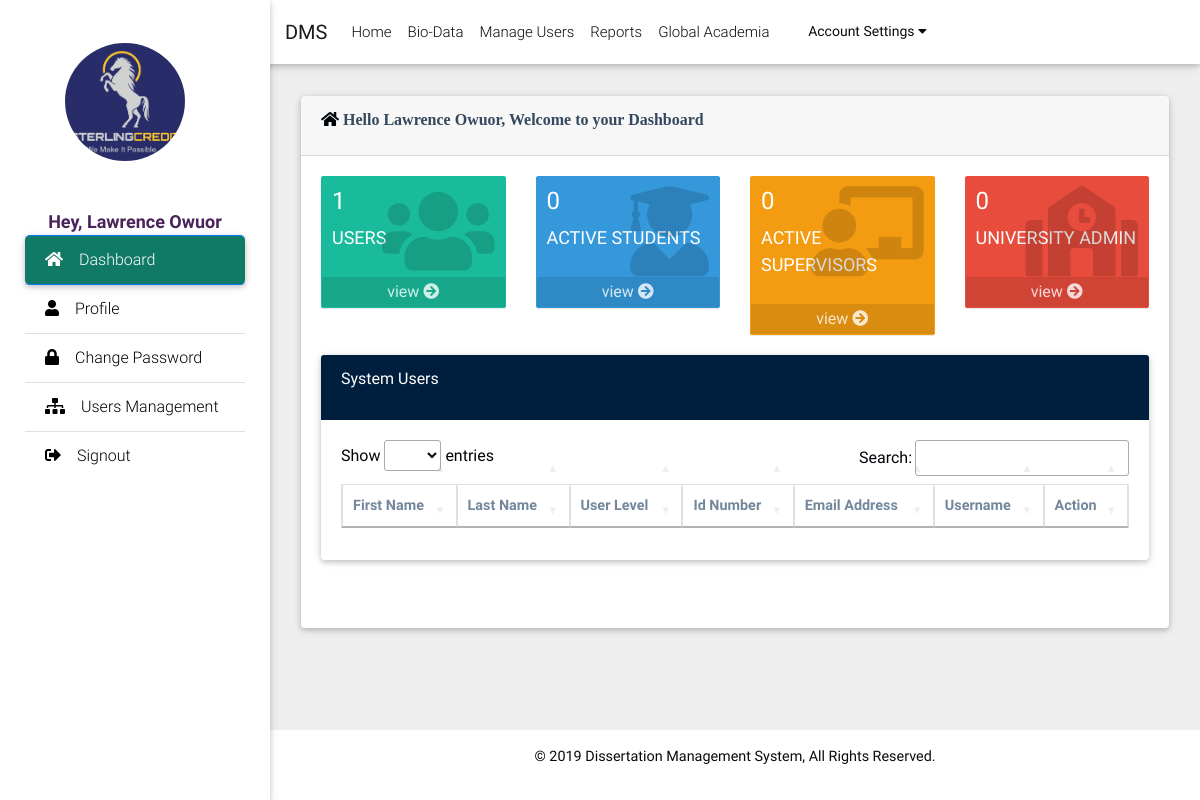
The page / (signed in) on the database its author committed.
### tables this page shows
CREATE TABLE IF NOT EXISTS `d_users_primary` (
  `uid` int(5) NOT NULL AUTO_INCREMENT,
  `u_code` varchar(20) DEFAULT NULL,
  `title` int(2) DEFAULT NULL,
  `profile_upload` varchar(105) DEFAULT NULL,
  `first_name` varchar(50) DEFAULT NULL,
  `last_name` varchar(50) DEFAULT NULL,
  `national_id` varchar(30) DEFAULT NULL,
  `gender` int(1) DEFAULT NULL COMMENT '0-Unspecified, 1-Male, 2-Female ',
  `primary_phone` varchar(20) NOT NULL,
  `primary_email` varchar(85) NOT NULL,
  `user_name` varchar(50) NOT NULL,
  `Reg_No` varchar(50) DEFAULT NULL,
  `supervisor_id` int(11) DEFAULT '0',
  `user_group` int(2) NOT NULL,
  `pass` varchar(245) NOT NULL,
  `registerDate` datetime DEFAULT NULL,
  `added_by` int(10) DEFAULT NULL,
  `status` int(1) DEFAULT NULL,
  `topic_id` int(50) DEFAULT '0',
  `progress_stage` int(11) DEFAULT '0',
  `pass_change` tinyint(1) DEFAULT '0',
  PRIMARY KEY (`uid`),
  UNIQUE KEY `primary_phone_UNIQUE` (`primary_phone`) USING BTREE,
  UNIQUE KEY `UNIQUE_username` (`user_name`) USING BTREE,
  UNIQUE KEY `UNIQUE_email` (`primary_email`) USING BTREE,
  UNIQUE KEY `UNIQUE_uid` (`uid`),
  UNIQUE KEY `UNIQUE_nationalId` (`national_id`) USING BTREE
);

### includes/func.php (called while the page is built, shortened)
<?php
$emyid = $_SESSION['dms_'];
$myid = decurl($emyid);
function profile($sid)
{
  $rid = decurl($sid);
  $d = fetchonerow('d_users_primary', "uid='$rid'");
  $fname = $d['first_name'];
  $lname = $d['last_name'];
  return $fname . ' ' . $lname;
}
function usergroup($sid)
{
  $rid = decurl($sid);
  $d = fetchonerow('d_users_primary', "uid='$rid'");
  $u_group = $d['user_group'];
  return $u_group;
}
function usergroup_name($sid)
{
  $rid = usergroup($sid);
  $d = fetchonerow('d_user_groups', "uid='$rid'");
  $u_group_name = $d['group_name'];
  return $u_group_name;
}
function fetchrow($table, $where, $name)
{
  global $con;
  $query = "SELECT $name FROM $table WHERE ($where)";
  $result = mysqli_query($con, $query);
  $row = mysqli_fetch_array($result);
  $attrequired = $row[$name];
  return $attrequired;
}
function fetchonerow($table, $where, $fds = '*')
{
  global $con;
  $query = "SELECT $fds FROM $table WHERE ($where)";
  $result = mysqli_query($con, $query);
  $roww = mysqli_fetch_array($result);
  return $roww;
}
function decurl($id)
{
  $originalId = $id / 1321;
  return $originalId;
}
function countotal($table, $where, $fds = '*')
{
  global $con;
  $query = "SELECT $fds FROM $table WHERE $where";
  $result = mysqli_query($con, $query);
  $totalrows = mysqli_num_rows($result);
  return $totalrows;
}

### index.php (the view, shortened to what this page needs)
<?php
include_once 'session.php';
?>
<!DOCTYPE html>
<html>
<head>
</head>
<body class="grey lighten-3">
  <?php
  include_once 'header.php';
  include_once 'includes/func.php';
  ?>
  <main class="pt-5 mx-lg-3">
    <div class="container-fluid mt-5">
      <div class="row wow">
        <div class="col-md-12 mb-4">
          <div class="card">
            <div class="card-header">
              <?php
              echo "<p class=\"fa fa-home text-left\"> <span class=\"dark\" style=\"font-size:16px;\"> Hello $user, Welcome to your Dashboard</span></p>";
              ?>
            </div>
            <div class="card-body">
              <?php
              if ($ugroup == 1) {
                include_once 'resources/admin-dashboard.php';
              } elseif ($ugroup == 2) {
                include_once 'resources/student_homepage.php';
              } elseif ($ugroup == 3) {
                include_once 'resources/supervisor_homepage.php';
              } elseif ($ugroup == 4) {
                include_once 'resources/uni_adminPanel.php';
              }
              ?>
            </div>
          </div>
        </div>
      </div>
    </div>
  </main>
  <?php include_once 'footer.php'; ?>
  <link rel="stylesheet" href="https://cdn.datatables.net/1.10.19/css/jquery.dataTables.min.css" />
</body>
</html>

### header.php (shortened to what this page needs)
<?php
require_once 'includes/conn.inc';
require_once 'includes/func.php';
$ugroup = usergroup($_SESSION['dms_']);
$user = profile($_SESSION['dms_']);
$groupName = usergroup_name($_SESSION['dms_']);
?>
<link rel="stylesheet" href="https://use.fontawesome.com/releases/v5.8.2/css/all.css">
<link rel="stylesheet" href="plugins/bootstrap-wysihtml5/bootstrap3-wysihtml5.min.css">
<link href="css/bootstrap.min.css" rel="stylesheet">
<link href="css/mdb.min.css" rel="stylesheet">
<link href="css/style.min.css" rel="stylesheet">
<link href="css/layout.css" rel="stylesheet">
<body class="grey lighten-3">
  <header>
    <nav class="navbar fixed-top navbar-expand-md navbar-light bg-dms scrolling-navbar">
      <div class="container-fluid">
        <a class="navbar-brand waves-effect" href="index">
          <strong>DMS</strong>
        </a>
        <div class="collapse navbar-collapse" id="navbarSupportedContent">
          <ul class="navbar-nav mr-auto" style="font-weight:300">
            <?php
            if ($ugroup == 2) {
              ?>
              <li class="nav-item <?php echo $home_current; ?>">
                <a class="nav-link waves-effect" href="index">Home</a>
              </li>
              <li class="nav-item <?php echo $home_bio; ?>">
                <a class="nav-link waves-effect" href="update_bio">Bio-Data</a>
              </li>
              <li class="nav-item <?php echo $home_reg; ?>">
                <a class="nav-link waves-effect" href="register">Topic-Registration</a>
              </li>
              <li class="nav-item <?php echo $home_gac; ?>">
                <a class="nav-link waves-effect" href="global_academia">Global Academia</a>
              </li>
            <?php
            } elseif ($ugroup == 1) {
              ?>
              <li class="nav-item <?php echo $home_current; ?>">
                <a class="nav-link waves-effect" href="index">Home</a>
              </li>
              <li class="nav-item <?php echo $home_bio; ?>">
                <a class="nav-link waves-effect" href="update_bio">Bio-Data</a>
              </li>
              <li class="nav-item <?php echo $home_users; ?>">
                <a class="nav-link waves-effect" href="settings">Manage Users</a>
              </li>
              <li class="nav-item <?php echo $home_rep; ?>">
                <a class="nav-link waves-effect" href="details?reports">Reports</a>
              </li>
              <li class="nav-item <?php echo $home_gac; ?>">
                <a class="nav-link waves-effect" href="global_academia">Global Academia</a>
              </li>
            <?php
            }
            ?>
            <li class="dropdown nav-item pull-right" style="float:right">
              <button class="dropbtn nav-link">Account Settings
                <i class="fa fa-caret-down"></i>
              </button>
            </li>
          </ul>
        </div>
      </div>
    </nav>
    <div class="sidebar-fixed position-fixed  bg-white">
      <a class="logo-wrapper waves-effect">
        <?php
        $passport = fetchrow('d_users_primary', "uid='$myid'", "profile_upload");
        if ($passport == null) {
          $passport_image = "images/avatar.png";
        } else {
          $passport_image = "faces/$passport";
        }
        echo '<img src="' . $passport_image . '" class="user_image" title="' . $groupName . '"/>';
        ?>
      </a>
      <span>
        <center style="color:#4a235a ;font-weight:bold;font-size:18px"><?php echo 'Hey, ' . $user; ?></center>
      </span>
      <div class="list-group list-group-flush">
        <a href="index" class="list-group-item active waves-effect" style="background-color: rgb( 17, 122, 101);color: #ffff">
          <i class="fas fa-home mr-3"></i>Dashboard
        </a>
        <a href="profile" class="list-group-item  waves-effect <?php echo $home_profile; ?>" style="color:black;">
          <i class="fas fa-user mr-3"></i>Profile</a>
        <a href="change_pass" class="list-group-item waves-effect <?php echo $home_pass; ?>" style="color:black;">
          <i class="fas fa-lock mr-3"></i>Change Password</a>
        <?php
        if ($ugroup == 1) {
          ?>
          <a href="settings" class="list-group-item waves-effect <?php echo $home_users; ?>" style="color:black;">
            <i class="fas fa-sitemap mr-3"></i>Users Management</a>
        <?php
        }
        ?>
        <a href="login?logout" class="list-group-item waves-effect" style="color:black;">
          <i class="fas fa-sign-out-alt mr-3"></i>Signout</a>
      </div>
    </div>
  </header>

### resources/admin-dashboard.php (shortened to what this page needs)
<?php
$total_users = countotal('d_users_primary', "uid>0 AND status in (1,2,3,4)");
$total_students = countotal('d_users_primary', "uid>0 AND status='1' AND user_group='2'");
$total_supervisors = countotal('d_users_primary', "uid>0 AND status='1' AND user_group='3'");
$total_admin = countotal('d_users_primary', "uid>0 AND status='1' AND user_group='4'");
?>
<div class="row">
  <div class="col-md-3 col-sm-6 col-xs-12">
    <div class="small-box bg-green">
      <div class="inner">
        <h4> <?php echo $total_users; ?></h4>
        <p style="font-size: 18px">USERS</p>
      </div>
      <div class="icon">
        <i class="fa fa-users"></i>
      </div>
      <a href="settings" class="small-box-footer">view <i class="fa fa-arrow-circle-right"></i></a>
    </div>
  </div>
  <div class="col-md-3 col-sm-6 col-xs-12">
    <div class="small-box bg-blue">
      <div class="inner">
        <h4> <?php echo $total_students; ?></h4>
        <p style="font-size: 18px">ACTIVE STUDENTS</p>
      </div>
      <div class="icon">
        <i class="fas fa-user-graduate"></i>
      </div>
      <a href="details?studentUsers" class="small-box-footer">view <i class="fa fa-arrow-circle-right"></i></a>
    </div>
  </div>
  <div class="col-md-3 col-sm-6 col-xs-12">
    <div class="small-box bg-orange">
      <div class="inner">
        <h4> <?php echo $total_supervisors; ?></h4>
        <p style="font-size: 18px">ACTIVE SUPERVISORS</p>
      </div>
      <div class="icon">
        <i class="fas fa-chalkboard-teacher"></i>
      </div>
      <a href="details?supervisorUsers" class="small-box-footer">view <i class="fa fa-arrow-circle-right"></i></a>
    </div>
  </div>
  <div class="col-md-3 col-sm-6 col-xs-12">
    <div class="small-box bg-red">
      <div class="inner">
        <h4> <?php echo $total_admin; ?></h4>
        <p style="font-size: 18px">UNIVERSITY ADMIN</p>
      </div>
      <div class="icon">
        <i class="fas fa-school"></i>
      </div>
      <a href="details?adminUsers" class="small-box-footer">view <i class="fa fa-arrow-circle-right"></i></a>
    </div>
  </div>
</div>
<div class="row">
  <div class="col-md-12 mb-4">
    <div class="card">
      <div class="card-header bg-navy text-white">
        <p>System Users&emsp;</p>
      </div>
      <div class="card-body box-body">
        <table id="user_table" class="table table-bordered table-hover display table-responsive-lg">
          <thead class="bg-white">
            <tr>
              <th>First Name </th>
              <th>Last Name</th>
              <th>User Level</th>
              <th>Id Number</th>
              <th>Email Address</th>
              <th>Username</th>
              <th>Action</th>
            </tr>
          </thead>
        </table>
      </div>
    </div>
  </div>
</div>
<br />

### footer.php (shortened to what this page needs)
<footer class="page-footer text-center font-small darken-2 mt-4 wow fadeIn bg-dms">
  <div class="footer-copyright py-3">
    <p class="copyright"><strong>&copy;
        Dissertation Management System, All Rights Reserved.</strong>
    </p>
  </div>
</footer>

### css/layout.css (style rules this page uses)
.dropdown { float: left; overflow: show; }
.dropdown .dropbtn { font-size: 14px; border: none; outline: none; background-color: inherit; font-family: inherit; margin: 0; min-width: 180px; }
.box-body { overflow-x: scroll; margin-bottom: 0; min-width: 50%; }
.small-box { border-radius: 2px; position: relative; display: block; margin-bottom: 20px; box-shadow: 0 1px 1px rgba(0, 0, 0, 0.1) }
.small-box>.inner { padding: 10px }
.small-box>.small-box-footer { position: relative; text-align: center; padding: 3px 0; color: #fff; color: rgba(255, 255, 255, 0.8); display: block; z-index: 10; background: rgba(0, 0, 0, 0.1); text-decoration: none }
.small-box p { font-size: 15px }
.small-box h3, .small-box p { z-index: 5 }
.small-box .icon { -webkit-transition: all .3s linear; -o-transition: all .3s linear; transition: all .3s linear; position: absolute; top: -10px; right: 10px; z-index: 0; font-size: 90px; color: rgba(0, 0, 0, 0.15) }
.bg-navy { background-color: #001f3f !important }
.bg-orange { background-color: #ff851b !important }
.dark { color: #34495E }
.bg-white { background: #fff !important; border: 1px solid #fff !important; color: #73879C }
.bg-green { background: #1ABB9C !important; border: 1px solid #1ABB9C !important; color: #fff }
.bg-red { background: #E74C3C !important; border: 1px solid #E74C3C !important; color: #fff }
.bg-blue { background: #3498DB !important; border: 1px solid #3498DB !important; color: #fff }
.bg-orange { background: #F39C12 !important; border: 1px solid #F39C12 !important; color: #fff }
.bg-dms { background-color: #fff; color: #0a0a0a }

### rows shown on the page
d_users_primary: profile_upload (picture), user "Lawrence Owuor"

### other values the page prints
$total_users "1"
$total_students "0"
$total_supervisors "0"
$total_admin "0"
